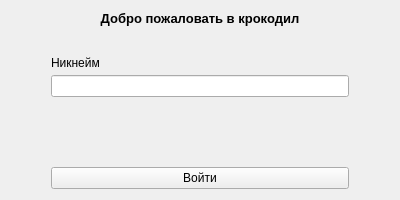
<?xml version="1.0" encoding="UTF-8"?>
<ui version="4.0">
 <class>LoginModal</class>
 <widget class="QWidget" name="LoginModal">
  <property name="geometry">
   <rect>
    <x>0</x>
    <y>0</y>
    <width>400</width>
    <height>200</height>
   </rect>
  </property>
  <property name="maximumSize">
   <size>
    <width>16777215</width>
    <height>200</height>
   </size>
  </property>
  <property name="windowTitle">
   <string>Form</string>
  </property>
  <layout class="QVBoxLayout" name="verticalLayout">
   <property name="spacing">
    <number>30</number>
   </property>
   <item>
    <widget class="QLabel" name="label">
     <property name="acceptDrops">
      <bool>false</bool>
     </property>
     <property name="styleSheet">
      <string notr="true">font-weight: 600; font-size: 10pt; color: black;</string>
     </property>
     <property name="text">
      <string>Добро пожаловать в крокодил</string>
     </property>
     <property name="scaledContents">
      <bool>false</bool>
     </property>
     <property name="alignment">
      <set>Qt::AlignCenter</set>
     </property>
    </widget>
   </item>
   <item>
    <layout class="QHBoxLayout" name="horizontalLayout_2" stretch="0,2,0">
     <item>
      <spacer name="horizontalSpacer_3">
       <property name="orientation">
        <enum>Qt::Horizontal</enum>
       </property>
       <property name="sizeHint" stdset="0">
        <size>
         <width>40</width>
         <height>20</height>
        </size>
       </property>
      </spacer>
     </item>
     <item>
      <layout class="QVBoxLayout" name="formLayout_2">
       <property name="spacing">
        <number>20</number>
       </property>
       <item>
        <layout class="QVBoxLayout" name="inputsLayout_2">
         <property name="spacing">
          <number>10</number>
         </property>
         <item>
          <layout class="QVBoxLayout" name="inputGroup_3">
           <property name="spacing">
            <number>5</number>
           </property>
           <item>
            <widget class="QLabel" name="usernameLabel_2">
             <property name="text">
              <string>Никнейм</string>
             </property>
            </widget>
           </item>
           <item>
            <widget class="QLineEdit" name="usernameInput_s"/>
           </item>
          </layout>
         </item>
        </layout>
       </item>
       <item>
        <spacer name="verticalSpacer_3">
         <property name="orientation">
          <enum>Qt::Vertical</enum>
         </property>
         <property name="sizeHint" stdset="0">
          <size>
           <width>20</width>
           <height>40</height>
          </size>
         </property>
        </spacer>
       </item>
       <item>
        <widget class="QPushButton" name="loginButton">
         <property name="cursor">
          <cursorShape>PointingHandCursor</cursorShape>
         </property>
         <property name="text">
          <string>Войти</string>
         </property>
        </widget>
       </item>
      </layout>
     </item>
     <item>
      <spacer name="horizontalSpacer_4">
       <property name="orientation">
        <enum>Qt::Horizontal</enum>
       </property>
       <property name="sizeHint" stdset="0">
        <size>
         <width>40</width>
         <height>20</height>
        </size>
       </property>
      </spacer>
     </item>
    </layout>
   </item>
  </layout>
 </widget>
 <resources/>
 <connections/>
</ui>
